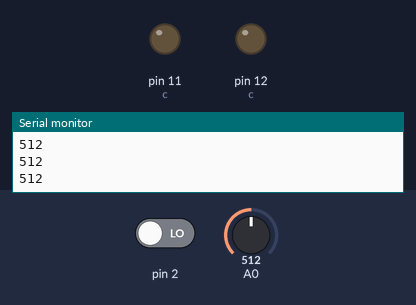
A sketch run on a simulated Arduino Uno, built with avr-gcc and run on an emulated ATmega328P. Shown: output pins drawn as LEDs (lit = HIGH), the last lines printed to the serial monitor. The inputs (shaded band) are chosen by the test bench; at power-on: A0 = 512, pin 2 LOW.

Above: at 1.2 s.
1.3 s: A0 set to 412
2.8 s: A0 set to 386
At 3.4 s:
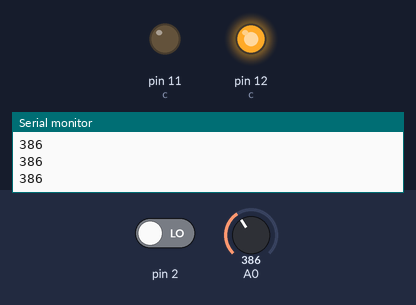
4.3 s: A0 set to 410
At 5.5 s:
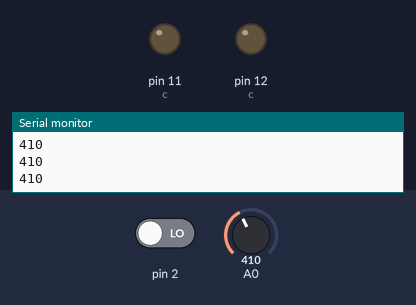
5.8 s: pin 2 driven HIGH
At 6.7 s:
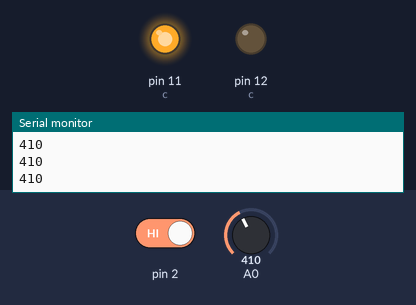
7.3 s: pin 2 driven LOW
At 7.7 s:
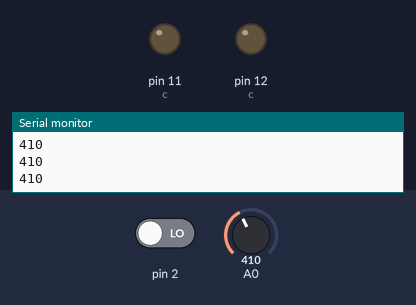
Timing chart, 0 to 9.8 s (numbered marks = the images above; inputs shaded):
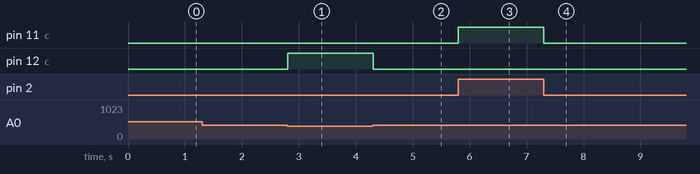

Measured:
- the behaviour switches between 400 and 399 on A0 (found by bisection; images 0 and 1)
- after the input at 2.8 s, pin 12 (c): LOW → HIGH at once
- after the input at 4.3 s, pin 12 (c): HIGH → LOW at once
- after the input at 5.8 s, pin 11 (c): LOW → HIGH at once
- after the input at 7.3 s, pin 11 (c): HIGH → LOW at once

The sketch:

taketurn.ino
```cpp
void setup() {
  // put your setup code here, to run once:
Serial.begin(9600);
pinMode(12,OUTPUT);
pinMode(2,INPUT);
pinMode(11,OUTPUT);
}
int b=0;
int c=12;
void loop() {
  // put your main code here, to run repeatedly:
int sensor=analogRead(A0);
Serial.println(sensor);
if(sensor<400){
  digitalWrite(c,HIGH);
  b=1;
  }
  else if(digitalRead(2)==HIGH){
    digitalWrite(c,HIGH);
    b=1;
    }
    else{
      digitalWrite(c,LOW);
      if(b==1){
        if(c!=12){
          c=12;
          }
          else{c=11;}
          b=0;
        }
       b=0;
      }
}
```
